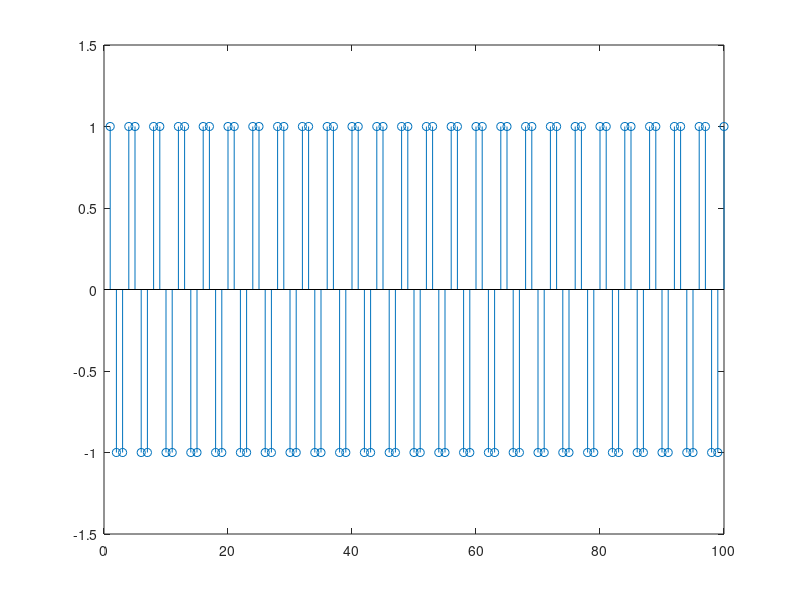
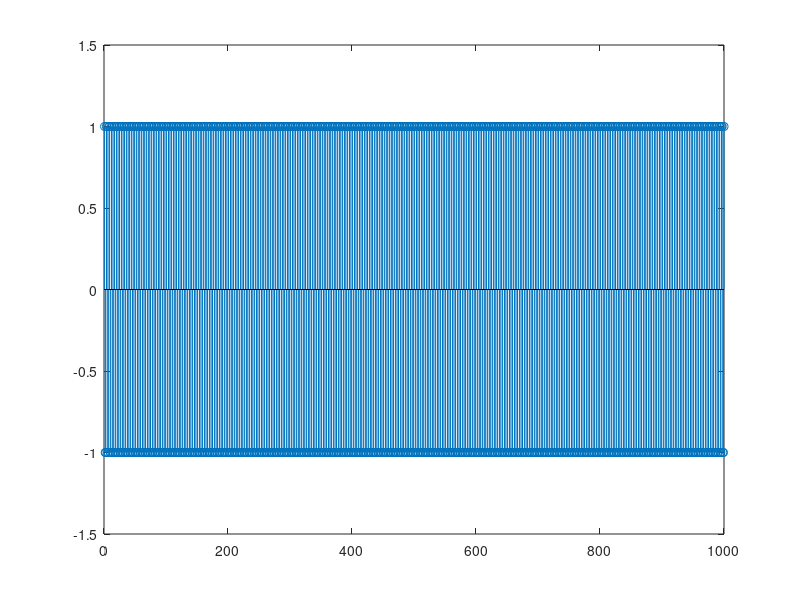
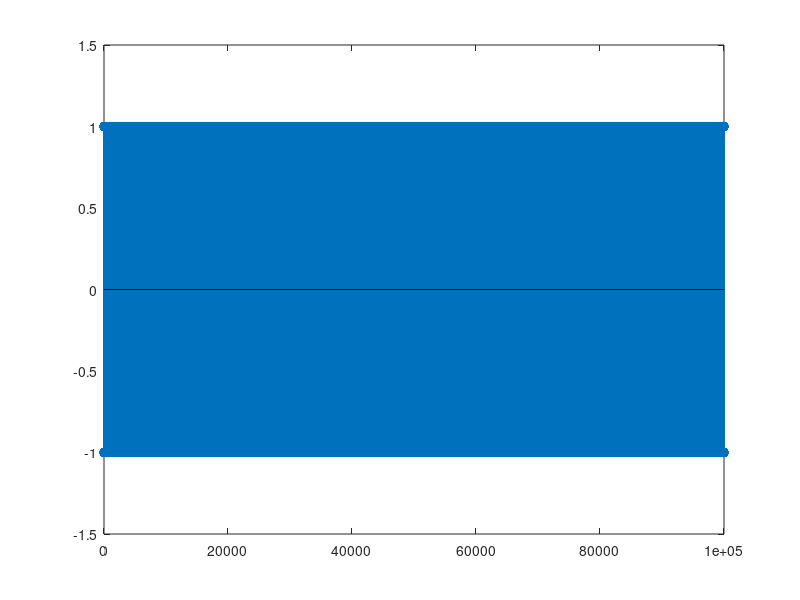

Recreate these plots in MATLAB, in order.
n = [100 1e3 1e5];

for i=1:length(n)
    figure 
    x = 1:n(i);
    %f = (x.^2 + 2) ./ (2 * x.^2 + 3);
    % b. Converges to 5
    % e. Yes
    
    %f = (2*x.^2 - 2*x + sin(x)) ./(5 * x.^2);
    % b. Converges to 0.4
    % e. Yes
    
    %f = (-1).^x ./ x;
    % b. converges to 0
    % e. Yes
    
    %f = piecewise(x);
    % b. Does not converge
    % e. Yes
    
    %f = sin( x * pi) + cos(x* pi);
    % b. Does not converge
    % e. Yes
    
    
    f = sin(x * pi/ 2) + cos(x* pi /2);
    % b. Does not converge
    % e. Yes
    
    stem(x,f)
    
    % glb lub
    lub = max(f);
    glb = min(f);
    
    % N(psi) calculatoins
    % Note n values are different as final values are different for n = 1e2
    % 1e3 1e4
    final = f(end);
    psi = 1e-4;
    c = 1;
    while abs(f(c) - final) > psi
        c = c+1;
    end
    fprintf("For n = %d the error is less than 1e-4 \n",c)
end